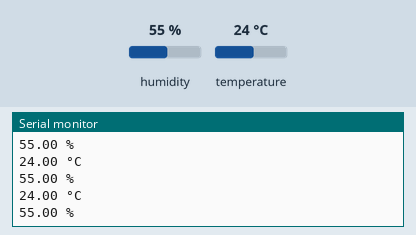
Bench run of a sketch on a simulated Arduino Uno, built with avr-gcc and run on an emulated ATmega328P. On the bench: the last lines printed to the serial monitor. The test bench sets the inputs (shaded band); at power-on: humidity 55 %, temperature 24 °C.

Above: at 2.8 s.
2.9 s: humidity set to 22 %
At 4.4 s:
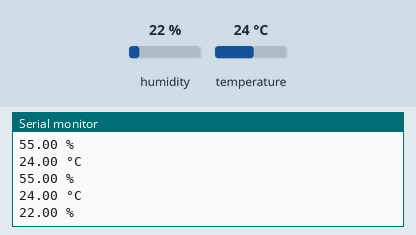
5.6 s: temperature set to 12 °C
At 7.7 s:
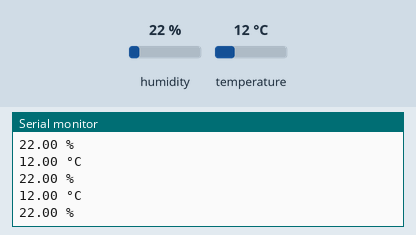
8.3 s: humidity set to 40 %
At 10.6 s:
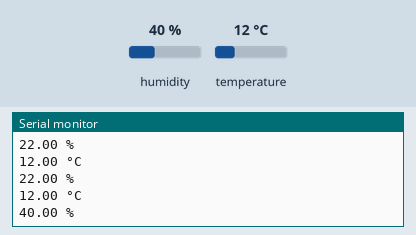
Timing chart, 0 to 12.1 s (numbered marks = the images above; inputs shaded):
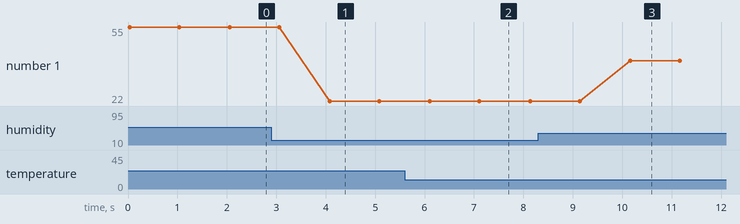

The sketch:

DHT11_01.ino
```cpp
/*
 * ¿Cómo hacemos que no se repita
 * a cada instante los datos, y que
 * solo lo haga cuando estos han
 * cambiado?
 */
//Incluir librería
#include <DHT.h>
#include <DHT_U.h>

//Inicilizarlo
DHT dht(7,DHT11);

void setup() {
  //Inicilizamos nuestro monitor serie
  Serial.begin(9600);

  //Inicilizar nuestro DHT
  dht.begin();
}

void loop() {
  float humedad=dht.readHumidity();

  //Por defecto nos lee en grados centígrados
  float temperatura=dht.readTemperature();

  //Si queremos que lea en Fahrenheit
  //float temperatura=dht.readTemperature(true);

  Serial.print(temperatura);
  Serial.println(" °C");//Cuando acaba de imprimir 25 °C
  Serial.print(humedad);
  Serial.println(" %");//Nos va a imprimir 51%
  delay(1000);
}
```

Measured:
- after the input at 2.9 s, the serial monitor: prints a new line after 1.2 s (image 1)
- after the input at 5.6 s, the serial monitor: prints a new line after 0.50 s (image 2)
- after the input at 8.3 s, the serial monitor: prints a new line after 1.9 s (image 3)
- plotted number 1: 55 → 22 after the input at 2.9 s, 22 → 40 after the input at 8.3 s
